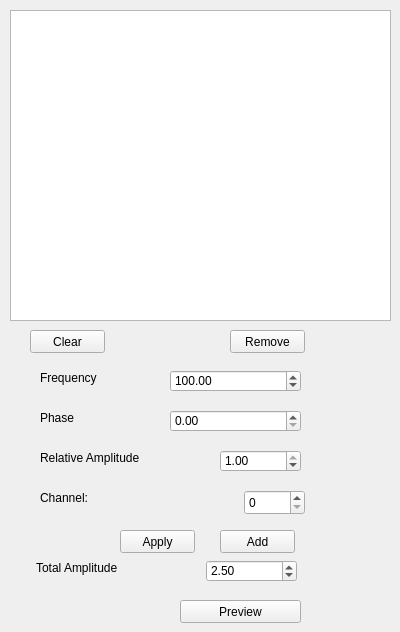
        <widget class="QWidget" name="write_tab">
         <attribute name="title">
          <string>Write</string>
         </attribute>
         <widget class="QListWidget" name="write_frequencies_list">
          <property name="geometry">
           <rect>
            <x>10</x>
            <y>10</y>
            <width>381</width>
            <height>311</height>
           </rect>
          </property>
         </widget>
         <widget class="QDoubleSpinBox" name="frequencySpinBox">
          <property name="geometry">
           <rect>
            <x>170</x>
            <y>370</y>
            <width>131</width>
            <height>22</height>
           </rect>
          </property>
          <property name="minimum">
           <double>1.000000000000000</double>
          </property>
          <property name="maximum">
           <double>100000.000000000000000</double>
          </property>
          <property name="value">
           <double>100.000000000000000</double>
          </property>
         </widget>
         <widget class="QDoubleSpinBox" name="phaseSpinBox">
          <property name="geometry">
           <rect>
            <x>170</x>
            <y>410</y>
            <width>131</width>
            <height>22</height>
           </rect>
          </property>
          <property name="minimum">
           <double>0.000000000000000</double>
          </property>
          <property name="maximum">
           <double>360.000000000000000</double>
          </property>
          <property name="value">
           <double>0.000000000000000</double>
          </property>
         </widget>
         <widget class="QPushButton" name="add_frequency_button">
          <property name="geometry">
           <rect>
            <x>220</x>
            <y>530</y>
            <width>75</width>
            <height>23</height>
           </rect>
          </property>
          <property name="text">
           <string>Add</string>
          </property>
         </widget>
         <widget class="QLabel" name="label_2">
          <property name="geometry">
           <rect>
            <x>40</x>
            <y>370</y>
            <width>101</width>
            <height>16</height>
           </rect>
          </property>
          <property name="text">
           <string>Frequency</string>
          </property>
         </widget>
         <widget class="QLabel" name="label_8">
          <property name="geometry">
           <rect>
            <x>40</x>
            <y>410</y>
            <width>81</width>
            <height>16</height>
           </rect>
          </property>
          <property name="text">
           <string>Phase</string>
          </property>
         </widget>
         <widget class="QPushButton" name="remove_frequency_button">
          <property name="geometry">
           <rect>
            <x>230</x>
            <y>330</y>
            <width>75</width>
            <height>23</height>
           </rect>
          </property>
          <property name="text">
           <string>Remove</string>
          </property>
         </widget>
         <widget class="QPushButton" name="clear_frequencies_button">
          <property name="geometry">
           <rect>
            <x>30</x>
            <y>330</y>
            <width>75</width>
            <height>23</height>
           </rect>
          </property>
          <property name="text">
           <string>Clear</string>
          </property>
         </widget>
         <widget class="QPushButton" name="preview_writing_signal_button">
          <property name="geometry">
           <rect>
            <x>180</x>
            <y>600</y>
            <width>121</width>
            <height>23</height>
           </rect>
          </property>
          <property name="text">
           <string>Preview</string>
          </property>
         </widget>
         <widget class="QDoubleSpinBox" name="writing_amplitude_SpinBox">
          <property name="geometry">
           <rect>
            <x>206</x>
            <y>560</y>
            <width>91</width>
            <height>22</height>
           </rect>
          </property>
          <property name="minimum">
           <double>0.010000000000000</double>
          </property>
          <property name="maximum">
           <double>20.000000000000000</double>
          </property>
          <property name="value">
           <double>2.500000000000000</double>
          </property>
         </widget>
         <widget class="QLabel" name="label_9">
          <property name="geometry">
           <rect>
            <x>36</x>
            <y>560</y>
            <width>141</width>
            <height>16</height>
           </rect>
          </property>
          <property name="text">
           <string>Total Amplitude</string>
          </property>
         </widget>
         <widget class="QPushButton" name="apply_frequency_changes_button">
          <property name="geometry">
           <rect>
            <x>120</x>
            <y>530</y>
            <width>75</width>
            <height>23</height>
           </rect>
          </property>
          <property name="text">
           <string>Apply</string>
          </property>
         </widget>
         <widget class="QLabel" name="label_16">
          <property name="geometry">
           <rect>
            <x>40</x>
            <y>450</y>
            <width>161</width>
            <height>16</height>
           </rect>
          </property>
          <property name="text">
           <string>Relative Amplitude</string>
          </property>
         </widget>
         <widget class="QDoubleSpinBox" name="amplitude_spinBox">
          <property name="geometry">
           <rect>
            <x>220</x>
            <y>450</y>
            <width>81</width>
            <height>22</height>
           </rect>
          </property>
          <property name="minimum">
           <double>0.000000000000000</double>
          </property>
          <property name="maximum">
           <double>1.000000000000000</double>
          </property>
          <property name="value">
           <double>1.000000000000000</double>
          </property>
         </widget>
         <widget class="QSpinBox" name="write_channel_spinBox">
          <property name="geometry">
           <rect>
            <x>244</x>
            <y>490</y>
            <width>61</width>
            <height>25</height>
           </rect>
          </property>
          <property name="maximum">
           <number>1</number>
          </property>
         </widget>
         <widget class="QLabel" name="label_34">
          <property name="geometry">
           <rect>
            <x>40</x>
            <y>490</y>
            <width>161</width>
            <height>16</height>
           </rect>
          </property>
          <property name="text">
           <string>Channel:</string>
          </property>
         </widget>
        </widget>
